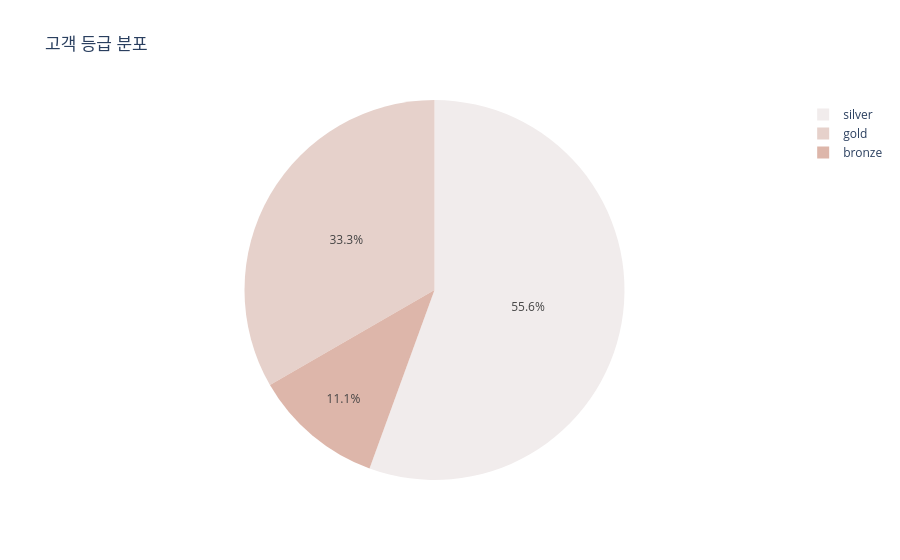

The cell this chart's notebook holds for it:
### Markdown cell above
# 파이차트

비율, 구성요소들 보여줄때

### Code cell
import plotly.express as px
import pandas as pd
df = pd.DataFrame({
    'grade' : ['gold','silver','bronze'],
    'count' : [30,50,10]
})
# 파이차트생성
fig = px.pie(df, values='count',names='grade',title='고객 등급 분포',
             color_discrete_sequence=px.colors.sequential.amp)
fig.show()

### Figure 1 — Plotly figure (JSON) as saved in the notebook; plotly's stock layout.template omitted (floating-point values rounded to 4 significant figures)
{"data": [{"domain": {"x": [0, 1], "y": [0, 1]}, "hovertemplate": "grade=%{label}<br>count=%{value}<extra></extra>", "labels": ["gold", "silver", "bronze"], "legendgroup": "", "name": "", "showlegend": true, "type": "pie", "values": [30, 50, 10]}], "layout": {"legend": {"tracegroupgap": 0}, "piecolorway": ["rgb(241, 236, 236)", "rgb(230, 209, 203)", "rgb(221, 182, 170)", "rgb(213, 156, 137)", "rgb(205, 129, 103)", "rgb(196, 102, 73)", "rgb(186, 74, 47)", "rgb(172, 44, 36)", "rgb(149, 19, 39)", "rgb(120, 14, 40)", "rgb(89, 13, 31)", "rgb(60, 9, 17)"], "title": {"text": "고객 등급 분포"}}}
